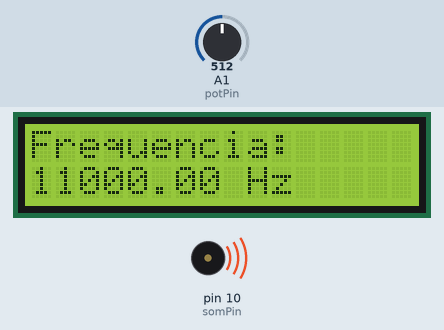
Bench run of a sketch on a simulated Arduino Uno, built with avr-gcc and run on an emulated ATmega328P. Parts: 16×2 character LCD, buzzer (waves = sounding). Inputs (shaded band) come from the test bench; at power-on: A1 (potPin) = 512.

Above: at 6.3 s.
6.4 s: A1 (potPin) set to 0
At 8.3 s:
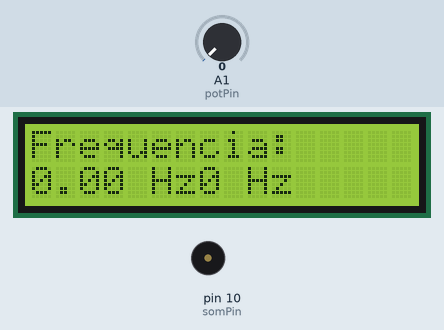
8.7 s: A1 (potPin) set to 122
At 9.8 s:
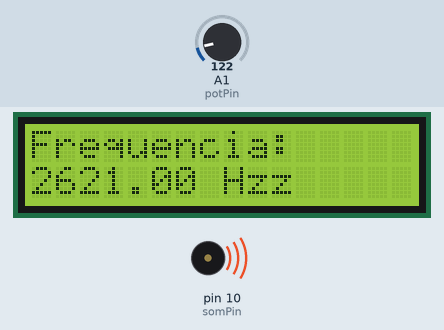
12.7 s: A1 (potPin) set to 0
At 14.2 s:
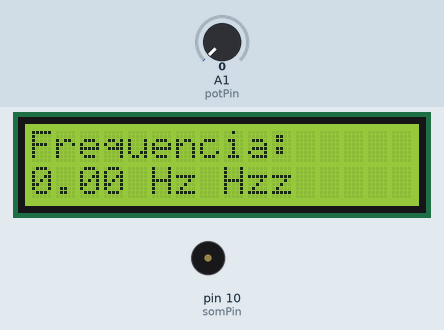
Timing chart, 0 to 15.7 s (numbered marks = the images above; inputs shaded):
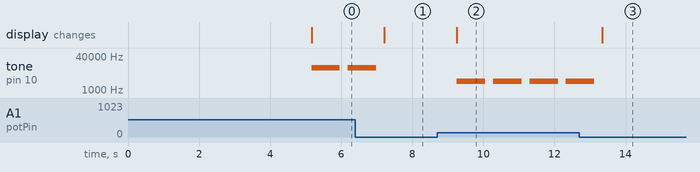

The sketch:

ATIVIDADE_4.ino
```cpp
#include <LiquidCrystal_I2C.h>
#include <Wire.h>
#define somPin 10
#define potPin A1

LiquidCrystal_I2C lcd(0x27,16,2);

int leitura;
float frequencia;
float tensao;

void setup(){
  Serial.begin(9600);
  pinMode(somPin, OUTPUT);
  lcd.init();                                           // Inicializando o LCD
  lcd.setBacklight(HIGH);                               // Liga a luz do painel LCD (melhor visualização).
  lcd.setCursor(0,0);                                   // Informações passarão a ser inseridas a partir da posição 0,0 do LCD.
  lcd.print("PROJETO");
  lcd.setCursor(0,1);                                   // Informações passarão a ser inseridas a partir da posição 0,1 do LCD.
  lcd.print("EDUCARDUINO");
  delay(5000);
  lcd.setCursor(0,0);                                   // Informações passarão a ser inseridas a partir da posição 0,0 do LCD.
  lcd.print("                              ");          // Retirando o conteúdo da posição 0,0.
  lcd.setCursor(0,1);                                   // Informações passarão a ser inseridas a partir da posição 0,0 do LCD.
  lcd.print("                              ");          // Retirando o conteúdo da posição 0,1.
  lcd.setBacklight(LOW);                                // Desligando a luz do painel LCD.
}
void loop(){
  leitura = analogRead(potPin);
  frequencia = map(leitura, 0, 1024, 0, 22000);

  lcd.setBacklight(HIGH);
  lcd.setCursor(0,0);
  lcd.print("Frequencia: ");
  lcd.setCursor(0,1);
  lcd.print(frequencia);
  lcd.print(" Hz");

  tone(somPin, frequencia, 800);
  delay(1000);
}
```

Measured:
- after the input at 6.4 s, tone on pin 10 (somPin): goes on until 7.0 s, then stays silent; the display: changes after 0.81 s (image 1)
- after the input at 8.7 s, tone on pin 10 (somPin): alternates 2621 Hz for 0.80 s and silent for 0.22 s, starting after 0.55 s; the display: changes after 0.55 s (image 2)
- after the input at 12.7 s, tone on pin 10 (somPin): goes on until 13.1 s, then stays silent; the display: changes after 0.64 s (image 3)
